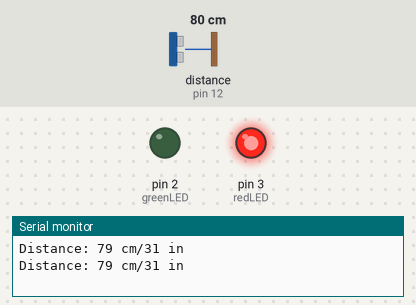
This sketch was run on a simulated Arduino Uno, built with avr-gcc and run on an emulated ATmega328P. Shown: output pins drawn as LEDs (lit = HIGH), the last lines printed to the serial monitor. Wiring (inferred from the names in the program): ultrasonic range finder: trigger pin 11; echo pin 12. Inputs (shaded band) come from the test bench; at power-on: distance to the obstacle (sensor on pin 12) 80 cm. The echo pulse lasts 58.3 µs per cm; pins used as bus, display or sensor lines are not drawn.

Above: at 1.8 s.
1.9 s: distance to the obstacle (sensor on pin 12) set to 18 cm
4.2 s: distance to the obstacle (sensor on pin 12) set to 14 cm
At 7.0 s:
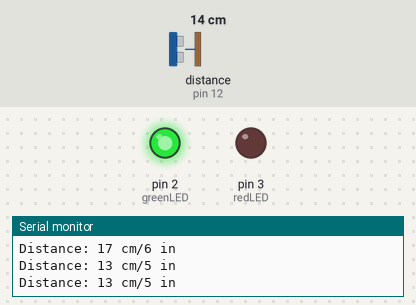
7.5 s: distance to the obstacle (sensor on pin 12) set to 35 cm
At 9.5 s:
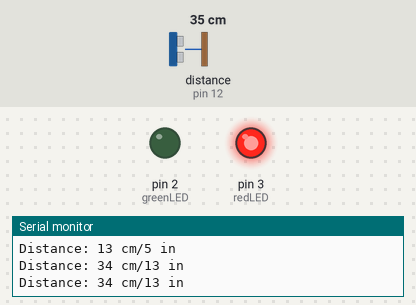
10.5 s: distance to the obstacle (sensor on pin 12) set to 2 cm
At 13.2 s:
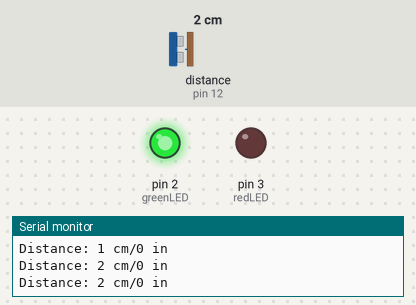
Timing chart, 0 to 14.5 s (numbered marks = the images above; inputs shaded):
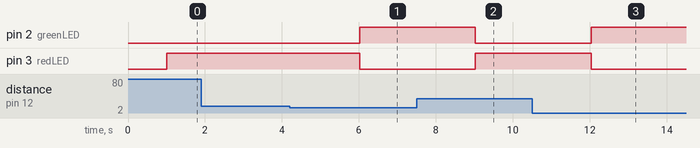

The sketch:

UltrasoundSensor.ino
```cpp
const int trigPin = 11;
const int echoPin = 12;
const int greenLED = 2;
const int redLED = 3;
long duration;
int distanceCm, distanceInch;

void setup() {
  // put your setup code here, to run once:

  pinMode(trigPin, OUTPUT);
  pinMode(echoPin, INPUT);
  pinMode(greenLED, OUTPUT);
  pinMode(redLED, OUTPUT);
  Serial.begin(9600);

}

void loop() {
  // put your main code here, to run repeatedly:
  digitalWrite(trigPin, LOW);
  delayMicroseconds(2);
  digitalWrite(trigPin, HIGH);
  delayMicroseconds(10);
  digitalWrite(trigPin, LOW);

  duration = pulseIn(echoPin, HIGH);

  distanceCm = duration * (0.0343/2); // speed of sound in cm/us
  distanceInch = duration * (0.013504/2); // speed of sound in in/us
  Serial.print("Distance: ");
  Serial.print(distanceCm);
  Serial.print(" cm/");
  Serial.print(distanceInch);
  Serial.println(" in");
  delay(1000);

  if (distanceCm < 15) {
    digitalWrite(greenLED, HIGH);
    digitalWrite(redLED, LOW);
  } else {
    digitalWrite(greenLED, LOW);
    digitalWrite(redLED, HIGH);
  }

}
```

Measured:
- the behaviour switches between 16 and 15 cm on distance to the obstacle (sensor on pin 12) (found by bisection; images 0 and 1)
- after the input at 4.2 s, pin 2 (greenLED): LOW → HIGH after 1.8 s; pin 3 (redLED): HIGH → LOW after 1.8 s
- after the input at 7.5 s, pin 2 (greenLED): HIGH → LOW after 1.5 s; pin 3 (redLED): LOW → HIGH after 1.5 s
- after the input at 10.5 s, pin 2 (greenLED): LOW → HIGH after 1.5 s; pin 3 (redLED): HIGH → LOW after 1.5 s
